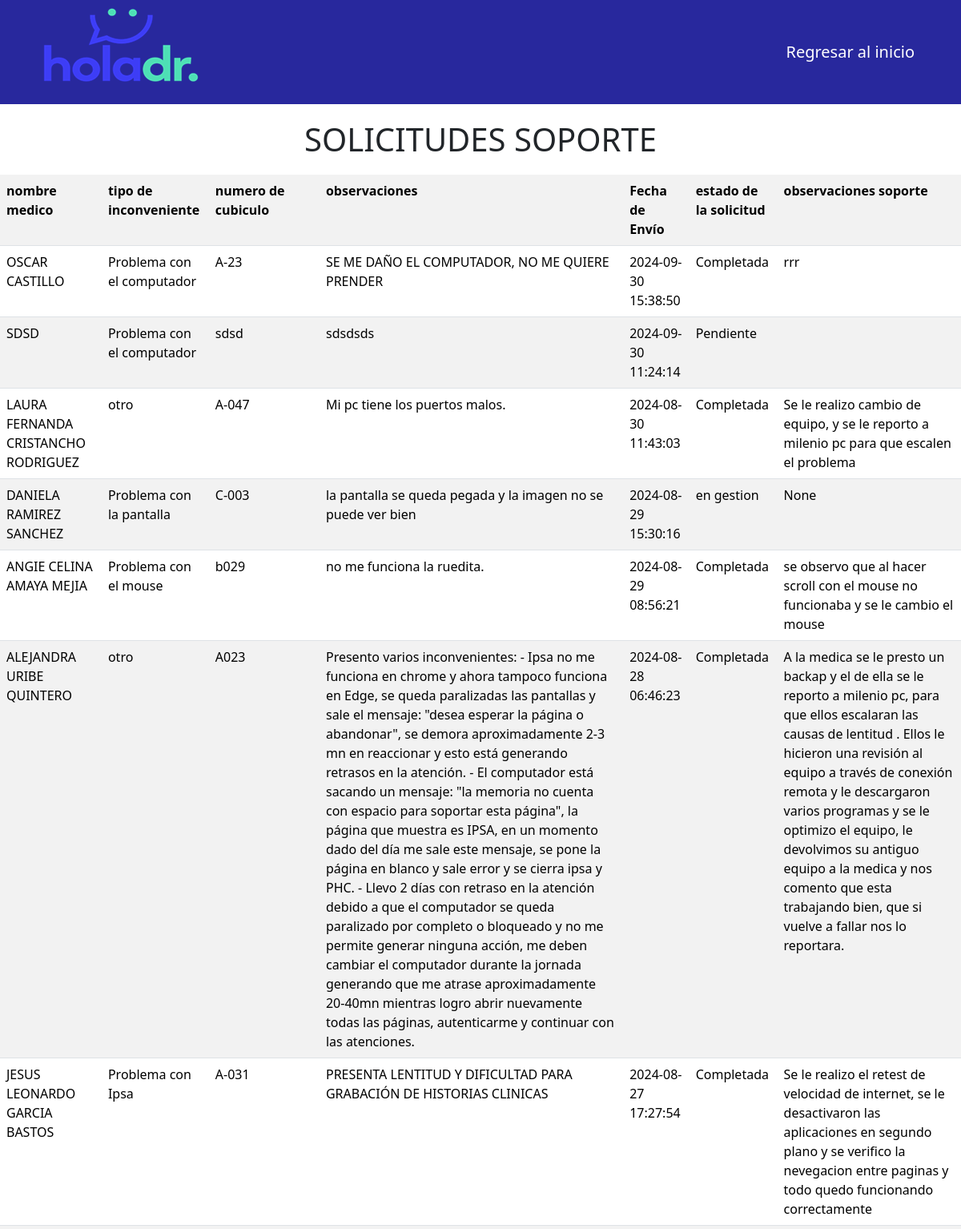
The app's page /soporte_medicos (upper part) with its own data.
### tables this page shows
CREATE TABLE "solicitar_soporte" (
	"nombres_completos"	TEXT,
	"tipo_de_inconveniente"	TEXT,
	"numero_cubiculo"	TEXT,
	"observaciones"	TEXT,
	"fecha_envio"	TEXT,
	"estado_de_solicitud"	NUMERIC,
	"observaciones2"	TEXT,
	"serial"	TEXT,
	"encargado"	TEXT,
	"ticket"	TEXT
);

### app.py (the view)
@app.route('/soporte_medicos')
def soporte_medicos():
    conn = sqlite3.connect('registro.db')
    c = conn.cursor()
    c.execute("SELECT * FROM solicitar_soporte ORDER BY fecha_envio DESC")
    rows = c.fetchall()
    conn.close()
    return render_template('soporte_medicos.html', rows=rows)

### templates/soporte_medicos.html (shortened to what this page needs)
<!DOCTYPE html>
<html lang="es">
<head>
    <link href="https://cdn.jsdelivr.net/npm/bootstrap@5.3.3/dist/css/bootstrap.min.css" rel="stylesheet">
</head>
<body>
        <nav class="navbar navbar-expand-lg navbar-dark">
            <div class="container">
                <img src="/static/imagenes/logo2.png" alt="">
                <a class="navbar-brand" href="/index" >Regresar al inicio</a>
            </div>
        </nav>
    <main>
        <h1>SOLICITUDES SOPORTE</h1>
        <table class="table table-striped">
            <tr>
                <th>nombre medico</th>
                <th>tipo de inconveniente</th>
                <th>numero de cubiculo</th>
                <th>observaciones</th>
                <th>Fecha de Envío</th>
                <th>estado de la solicitud</th>
                <th>observaciones soporte</th>
            </tr>
            {% for row in rows %}
            <tr>
                <td>{{ row[0] }}</td>
                <td>{{ row[1] }}</td>
                <td>{{ row[2] }}</td>
                <td>{{ row[3] }}</td>
                <td>{{ row[4] }}</td>
                <td>{{ row[5] }}</td>
                <td>{{ row[6] }}</td>
            </tr>
            {% endfor %}
        </table><br><hr>
    </main>
</body>
</html>

### templates/soporte_medicos.html (style rules this page uses)
.navbar { background-color: #28289D !important; }
h1 { text-align: center; margin-top: 20px; margin-bottom: 20px; }
table { width: 100%; border-collapse: collapse; }
th, td { padding: 10px; text-align: left; }
th { background-color: #28289D; color: #FFFFFF; }
tbody tr:nth-child(even) { background-color: #f2f2f2; }

### records on screen
solicitar_soporte: nombres_completos "OSCAR CASTILLO", tipo_de_inconveniente "Problema con el computador", numero_cubiculo "A-23", observaciones "SE ME DAÑO EL COMPUTADOR, NO ME QUIERE PRENDER", fecha_envio "2024-09-30 15:38:50", estado_de_solicitud "Completada", observaciones2 "rrr"
solicitar_soporte: nombres_completos "SDSD", tipo_de_inconveniente "Problema con el computador", numero_cubiculo "sdsd", observaciones "sdsdsds", fecha_envio "2024-09-30 11:24:14", estado_de_solicitud "Pendiente"
solicitar_soporte: nombres_completos "LAURA FERNANDA CRISTANCHO RODRIGUEZ", tipo_de_inconveniente "otro", numero_cubiculo "A-047", observaciones "Mi pc tiene los puertos malos.", fecha_envio "2024-08-30 11:43:03", estado_de_solicitud "Completada", observaciones2 "Se le realizo cambio de equipo, y se le reporto a milenio pc para que escalen el problema"
solicitar_soporte: nombres_completos "DANIELA RAMIREZ SANCHEZ", tipo_de_inconveniente "Problema con la pantalla", numero_cubiculo "C-003", observaciones "la pantalla se queda pegada y la imagen no se puede ver bien", fecha_envio "2024-08-29 15:30:16", estado_de_solicitud "en gestion", row "None"
solicitar_soporte: nombres_completos "ANGIE CELINA AMAYA MEJIA", tipo_de_inconveniente "Problema con el mouse", numero_cubiculo "b029", observaciones "no me funciona la ruedita.", fecha_envio "2024-08-29 08:56:21", estado_de_solicitud "Completada", observaciones2 "se observo que al hacer scroll con el mouse no funcionaba y se le cambio el mouse"
solicitar_soporte: nombres_completos "ALEJANDRA URIBE QUINTERO", tipo_de_inconveniente "otro", numero_cubiculo "A023", observaciones "Presento varios inconvenientes: - Ipsa no me funciona en chrome y ahora tampoco funciona en Edge, se queda paralizadas las pantallas y sale el mensaje: \"desea esperar la página o abandonar\", se demora aproximadamente 2-3 mn en reaccionar y esto está generando retrasos en la atención. - El computador está sacando un mensaje: \"la memoria no cuenta con espacio para soportar esta página\", la página que muestra es IPSA, en un momento dado del día me sale este mensaje, se pone la página en blanco y sale error y se cierra ipsa y PHC. - Llevo 2 días con retraso en la atención debido a que el computador se queda paralizado por completo o bloqueado y no me permite generar ninguna acción, me deben…", fecha_envio "2024-08-28 06:46:23", estado_de_solicitud "Completada", observaciones2 "A la medica se le presto un backap y el de ella se le reporto a milenio pc, para que ellos escalaran las causas de lentitud . Ellos le hicieron una revisión al equipo a través de conexión remota y le descargaron varios programas y se le optimizo el equipo, le devolvimos su antiguo equipo a la medica y nos comento que esta trabajando bien, que si vuelve a fallar nos lo reportara."
solicitar_soporte: nombres_completos "JESUS LEONARDO GARCIA BASTOS", tipo_de_inconveniente "Problema con Ipsa", numero_cubiculo "A-031", observaciones "PRESENTA LENTITUD Y DIFICULTAD PARA GRABACIÓN DE HISTORIAS CLINICAS", fecha_envio "2024-08-27 17:27:54", estado_de_solicitud "Completada", observaciones2 "Se le realizo el retest de velocidad de internet, se le desactivaron las aplicaciones en segundo plano y se verifico la nevegacion entre paginas y todo quedo funcionando correctamente"
